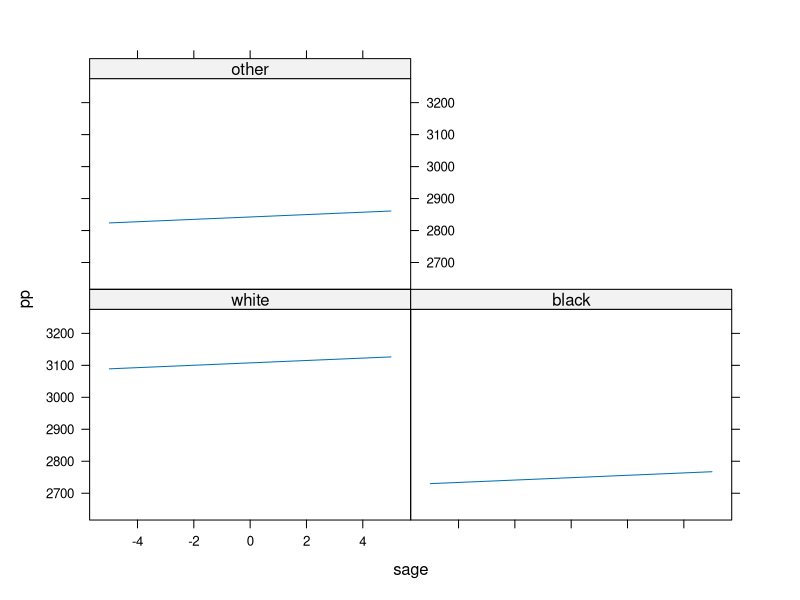
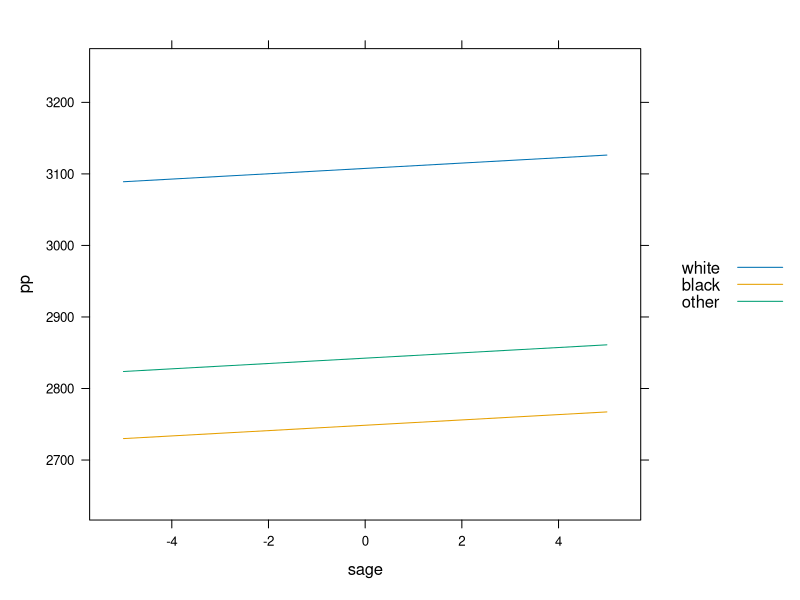
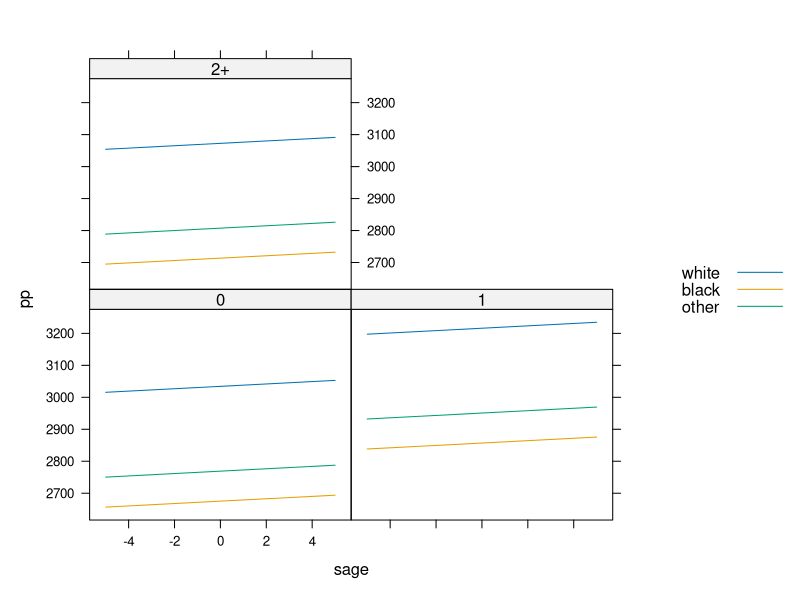

The R source for these figures, in order:
## chargement des données
library(MASS)
data(birthwt)


dim(birthwt)


## recodage de la variable race en facteur
table(birthwt$race)
ethn <- c("white", "black", "other")
birthwt$race <- factor(birthwt$race, levels = 1:3, 
                       labels = ethn)

## recodage de la variable ftv en variable discrète
table(birthwt$ftv)
birthwt$ftv[birthwt$ftv > 2] <- 2
birthwt$ftvc <- factor(birthwt$ftv, levels = 0:2,
                       labels =c("0", "1", "2+"))
table(birthwt$ftvc)


## modèles de régression

### régression linéaire
birthwt$sage <-  birthwt$age - mean(birthwt$age)

fm1 <- bwt ~ sage * ftvc + race
fm2 <- bwt ~ sage + ftvc + race
fm3 <- bwt ~ sage + ftvc

m1 <- lm(fm1, data = birthwt)
m2 <- lm(fm2, data = birthwt)
m3 <- lm(fm3, data = birthwt)

summary(m1)
summary(m2)
summary(m3)

anova(m1, m2)

### prédiction


d <- expand.grid(sage = seq(-5, 5, by = 1), 
                 ftvc = levels(birthwt$ftvc), 
                 race = levels(birthwt$race))

pp <- predict(m2, d)
d$pp <- pp

library(lattice)

xyplot(pp ~ sage | race, data = d, type = "a")

xyplot(pp ~ sage, data = d, groups = race, type = "a",
       auto.key = TRUE)

xyplot(pp ~ sage | ftvc, data = d, groups = race, type = "a",
       auto.key = TRUE)

### régression logistique


fm4 <- low ~ age + race + ftvc

m4 <- glm(fm4, data = birthwt, family = binomial)

summary(m4)
